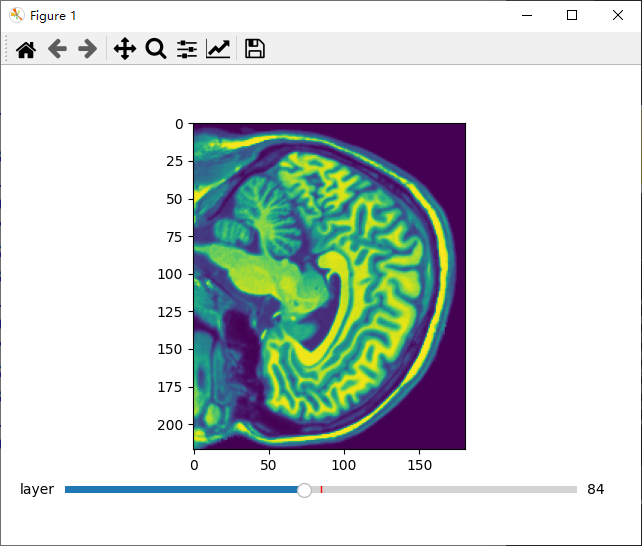

The script that drew this image:
####################
# 读取数据
####################

import nibabel as nib
import numpy as np
import matplotlib.pyplot as plt

img = nib.load('mri.nii.gz')
img = img.get_fdata()

img = img.astype(np.uint8)

print('img.shape =', img.shape)
print('np.max(img) =', np.max(img))
print('np.min(img) =', np.min(img))
print()

print('np.unique(img) =', np.unique(img))
print()

####################
# 直方图均衡
####################

import cv2

img_hist = np.zeros(img.shape)

for i in range(len(img)):
    img_hist[i] = cv2.equalizeHist(img[i])

####################
# 三维可视化
####################

from matplotlib.widgets import Slider

fig, ax = plt.subplots()
plt.subplots_adjust( bottom=0.2 )  # 给下面留出一块

ax_layer = plt.axes( [0.1, 0.1, 0.8, 0.03] )
slider_layer = Slider( ax_layer, 'layer',
                       0, len(img)-1,
                       valfmt='%d',
                       valinit=len(img)//2, valstep=1 )

def update(val):
    ax.clear()
    ax.imshow( img_hist[slider_layer.val] )
    fig.canvas.draw_idle()

slider_layer.on_changed(update)
slider_layer.reset()
slider_layer.set_val( len(img)//2 )

plt.show()
